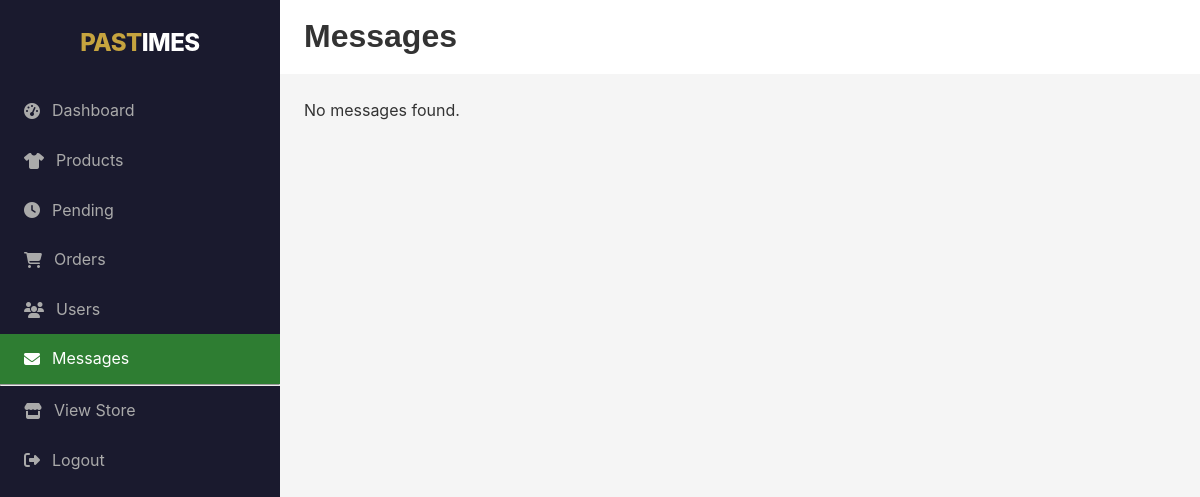
Before: /admin/messages.php (signed in) with the older database file.
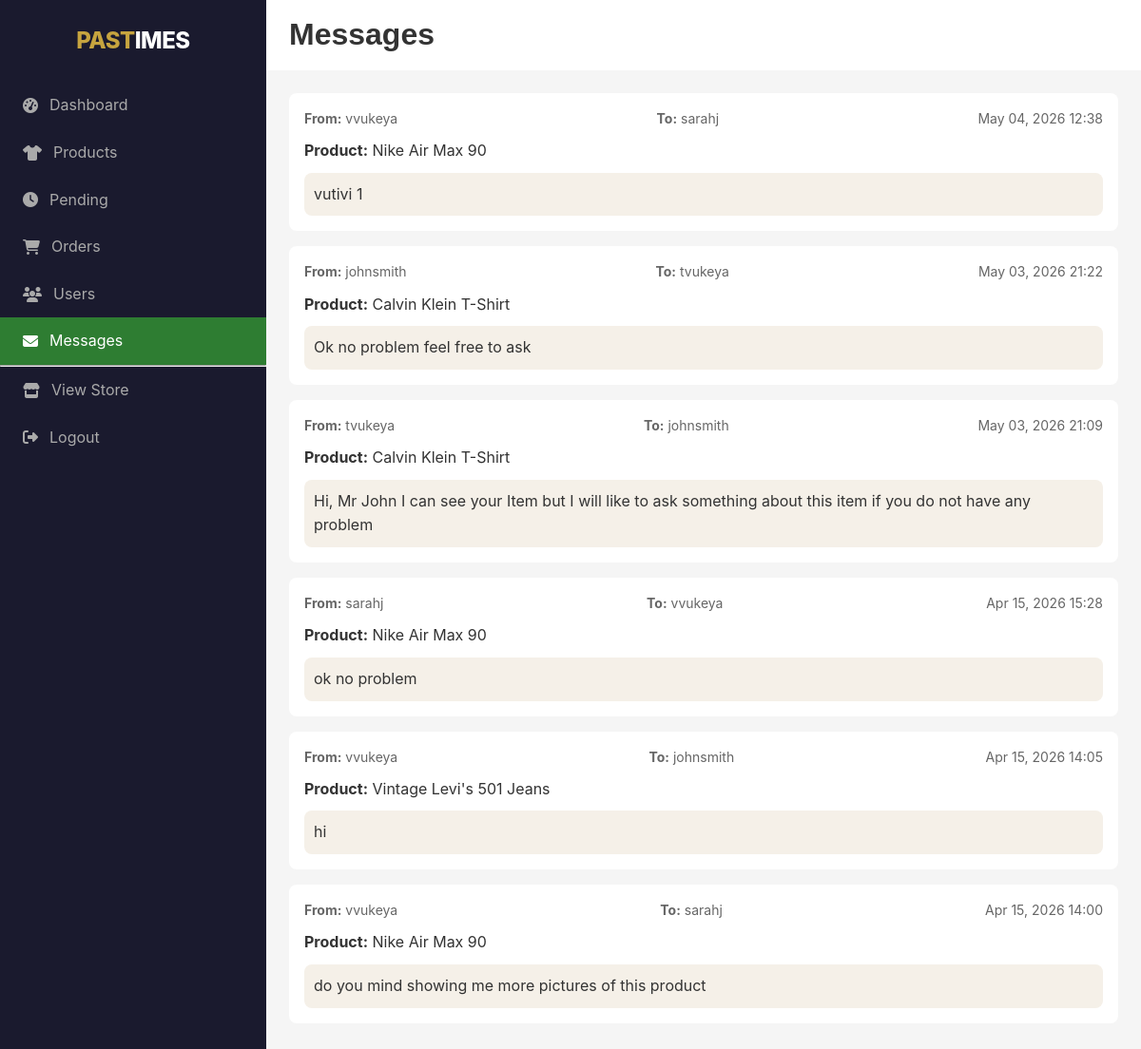
After: the same page with the newer database file.
### tables this page shows
CREATE TABLE `tblMessages` (
    `message_id` INT(11) NOT NULL AUTO_INCREMENT,
    `sender_id` INT(11) NOT NULL,
    `receiver_id` INT(11) NOT NULL,
    `product_id` INT(11) DEFAULT NULL,
    `message_text` TEXT NOT NULL,
    `is_read` TINYINT(1) DEFAULT 0,
    `created_at` TIMESTAMP DEFAULT CURRENT_TIMESTAMP,
    PRIMARY KEY (`message_id`),
    FOREIGN KEY (`sender_id`) REFERENCES `tblUser`(`user_id`),
    FOREIGN KEY (`receiver_id`) REFERENCES `tblUser`(`user_id`),
    FOREIGN KEY (`product_id`) REFERENCES `tblClothes`(`product_id`)
);

CREATE TABLE `tblUser` (
    `user_id` INT(11) NOT NULL AUTO_INCREMENT,
    `name` VARCHAR(100) NOT NULL,
    `surname` VARCHAR(100) NOT NULL,
    `email` VARCHAR(100) NOT NULL UNIQUE,
    `username` VARCHAR(50) NOT NULL UNIQUE,
    `password_hash` VARCHAR(255) NOT NULL,
    `phone` VARCHAR(20) DEFAULT NULL,
    `delivery_address` TEXT DEFAULT NULL,
    `is_verified` TINYINT(1) DEFAULT 0,
    `is_seller_verified` TINYINT(1) DEFAULT 0,
    `role` ENUM('user', 'admin') DEFAULT 'user',
    `created_at` TIMESTAMP DEFAULT CURRENT_TIMESTAMP,
    `last_login` TIMESTAMP NULL,
    PRIMARY KEY (`user_id`),
    INDEX idx_email (`email`),
    INDEX idx_username (`username`)
);

CREATE TABLE `tblClothes` (
    `product_id` INT(11) NOT NULL AUTO_INCREMENT,
    `seller_id` INT(11) NOT NULL,
    `title` VARCHAR(200) NOT NULL,
    `brand` VARCHAR(100) NOT NULL,
    `description` TEXT DEFAULT NULL,
    `price` DECIMAL(10,2) NOT NULL,
    `condition` ENUM('New', 'Like New', 'Good', 'Fair') DEFAULT 'Good',
    `category` VARCHAR(50) DEFAULT NULL,
    `size` VARCHAR(20) DEFAULT NULL,
    `colour` VARCHAR(30) DEFAULT NULL,
    `image_url` VARCHAR(500) DEFAULT NULL,
    `status` ENUM('pending', 'approved', 'rejected', 'sold') DEFAULT 'pending',
    `views` INT DEFAULT 0,
    `created_at` TIMESTAMP DEFAULT CURRENT_TIMESTAMP,
    `sold_date` TIMESTAMP NULL,
    PRIMARY KEY (`product_id`),
    FOREIGN KEY (`seller_id`) REFERENCES `tblUser`(`user_id`),
    INDEX idx_status (`status`),
    INDEX idx_brand (`brand`)
);

### admin/messages.php (the view, shortened to what this page needs)
<?php
require_once '../config/database.php';
$sql = "SELECT m.*, u1.username as sender_name, u2.username as receiver_name, p.title as product_title
        FROM tblMessages m
        JOIN tblUser u1 ON m.sender_id = u1.user_id
        JOIN tblUser u2 ON m.receiver_id = u2.user_id
        LEFT JOIN tblClothes p ON m.product_id = p.product_id
        ORDER BY m.created_at DESC";
$messages = mysqli_query($conn, $sql);
?>
<!DOCTYPE html>
<html lang="en">
<head>
    <link rel="stylesheet" href="../css/style.css">
    <link rel="stylesheet" href="https://cdnjs.cloudflare.com/ajax/libs/font-awesome/6.4.0/css/all.min.css">
</head>
<body>
    <div class="admin-wrapper">
        <aside class="admin-sidebar">
            <div class="logo"><span>PAST</span><span>IMES</span></div>
            <nav>
                <a href="index.php"><i class="fas fa-tachometer-alt"></i> Dashboard</a>
                <a href="products.php"><i class="fas fa-tshirt"></i> Products</a>
                <a href="pending-approvals.php"><i class="fas fa-clock"></i> Pending</a>
                <a href="orders.php"><i class="fas fa-shopping-cart"></i> Orders</a>
                <a href="users.php"><i class="fas fa-users"></i> Users</a>
                <a href="messages.php" class="active"><i class="fas fa-envelope"></i> Messages</a>
                <hr>
                <a href="../index.php"><i class="fas fa-store"></i> View Store</a>
                <a href="../logout.php"><i class="fas fa-sign-out-alt"></i> Logout</a>
            </nav>
        </aside>
        <main class="admin-main">
            <div class="admin-header"><h1>Messages</h1></div>
            <div class="admin-content">
                <?php while ($msg = mysqli_fetch_assoc($messages)): ?>
                    <div class="message-card">
                        <div class="message-header">
                            <span><strong>From:</strong> <?php echo $msg['sender_name']; ?></span>
                            <span><strong>To:</strong> <?php echo $msg['receiver_name']; ?></span>
                            <span><?php echo date('M d, Y H:i', strtotime($msg['created_at'])); ?></span>
                        </div>
                        <?php if ($msg['product_title']): ?>
                            <div><strong>Product:</strong> <?php echo $msg['product_title']; ?></div>
                        <?php endif; ?>
                        <div style="margin-top: 10px; padding: 10px; background: #f5f0e8; border-radius: 8px;"><?php echo nl2br(htmlspecialchars($msg['message_text'])); ?></div>
                    </div>
                <?php endwhile; ?>
                <?php if (mysqli_num_rows($messages) == 0): ?>
                    <p>No messages found.</p>
                <?php endif; ?>
            </div>
        </main>
    </div>
</body>
</html>

Changed rows visible on the page:
added tblmessages: sender.username "vvukeya", receiver.username "sarahj", created_at "May 04, 2026 12:38", product.title "Nike Air Max 90", message_text "vutivi 1"
added tblmessages: sender.username "johnsmith", receiver.username "tvukeya", created_at "May 03, 2026 21:22", product.title "Calvin Klein T-Shirt", message_text "Ok no problem feel free to ask"
added tblmessages: sender.username "tvukeya", receiver.username "johnsmith", created_at "May 03, 2026 21:09", product.title "Calvin Klein T-Shirt", message_text "Hi, Mr John I can see your Item but I will like to ask something about this item if you do not have any problem"
added tblmessages: sender.username "sarahj", receiver.username "vvukeya", created_at "Apr 15, 2026 15:28", product.title "Nike Air Max 90", message_text "ok no problem"
added tblmessages: sender.username "vvukeya", receiver.username "johnsmith", created_at "Apr 15, 2026 14:05", product.title "Vintage Levi's 501 Jeans", message_text "hi"
added tblmessages: sender.username "vvukeya", receiver.username "sarahj", created_at "Apr 15, 2026 14:00", product.title "Nike Air Max 90", message_text "do you mind showing me more pictures of this product"
Other visible differences:
text no longer shown: "No messages found."
